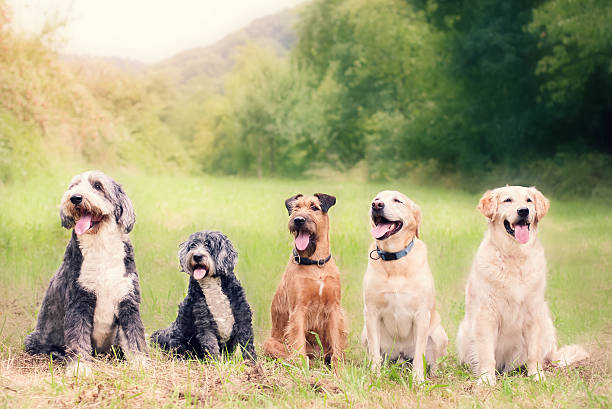
#> input picture 7-semestre/processamento-de-imagem-computacional/ac01/5-dogs.jpg, 612 x 409 px
$ jupyter execute --allow-errors ac1-proc-img.ipynb
#> lines starting #> are read from the running program, lines starting #| are printed output that depends on the picture
# AC1 orientações de execução

Colocar o nome de todos os integrantes no inicio do trabalho
Trabalho feito em grupo
Não é necessário que todos enviem o trabalho, apenas um dos integrantes é o suficiente

Elaborar um relatório em doc ou PDF

Escolher uma imagem com vários cães, mais que 5.

1- Localizar cada cão e gerar imagens menores, individuais de cada cão e apresentar cada uma delas.

2 - Na mesma imagem(original), localizar todos os cães e remover o resto da imagem, colocando o fundo na cor preta,
somente os cães deve ficar na imagem

Para os exercícios 1 e 2, podem utilizar formar geométricas simples( quadrados ou circulos, etc), para posicionar os cães.

3- Rotacionar a imagem com relação ao centro da imagem em 45 graus

4-Rotacionar a imagem com relação ao centro do cão localizado mais a direita e abaixo, em -30 graus

5- Reduzir a imagem do maior cão pela metade

6-Apliar a imagem do menos cão em 2 vezes

7-Fazer um flip de   -1,  0 e 1 com a imagem individual do maior e menor cão

[cell 1]
import cv2

img = cv2.imread("5-dogs.jpg")
#> img is the input picture: shape (409, 612, 3); mean B, G, R 126.7, 167.2, 172.6

print('Largura em pixels: ', end='')
print(img.shape[1]) #largura da imagem
#| 612
print('Altura em pixels: ', end='')
print(img.shape[0]) #altura da imagem
#| 409
print('Qtde de canais: ', end='')
print(img.shape[2])
#| 3
# Mostra a imagem com a função imshow
# cv2.imshow("Imagem dos dogs", img)
# cv2.waitKey(0) #espera pressionar qualquer tecla

[cell 2]
# 1- Localizar cada cão e gerar imagens menores, individuais de cada cão e apresentar cada uma delas.
img = cv2.imread("5-dogs.jpg")
img_individual_cao = img.copy()
img_cinza = cv2.cvtColor(img_individual_cao, cv2.COLOR_BGR2GRAY)
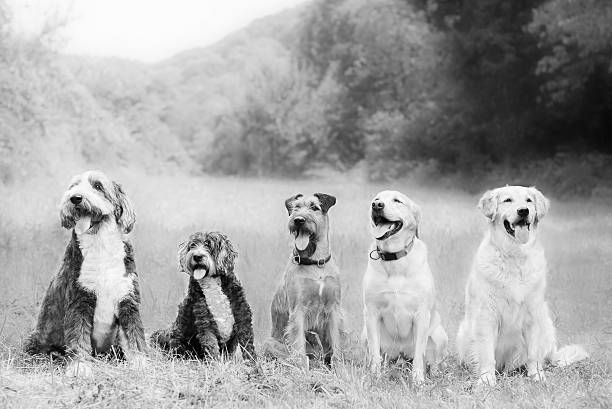
#> img_cinza: shape (409, 612); min 0, max 254, mean 164.2
# detectar_cao = cv2.CascadeClassifier(img_individual_cao)

[cell 3]
# 2 - Na mesma imagem(original), localizar todos os cães e remover o resto da imagem, colocando o fundo na cor preta, somente os cães deve ficar na imagem

#> (a cell that did not finish here is left out)

[cell 5]
# 6 - Apliar a imagem do menos cão em 2 vezes

[cell 6]
# 3- Rotacionar a imagem com relação ao centro da imagem em 45 graus
img = cv2.imread("5-dogs.jpg")
img_45_graus = img.copy()
(alt, lar) = img_45_graus.shape[:2]
#> alt = 409; lar = 612
centro = (lar // 2, alt // 2)
#> centro = (306, 204)
ANGULO_ROTACAO = cv2.getRotationMatrix2D(centro, 45, 1.0)
img_rotacionada = cv2.warpAffine(img_45_graus, ANGULO_ROTACAO, (lar, alt))
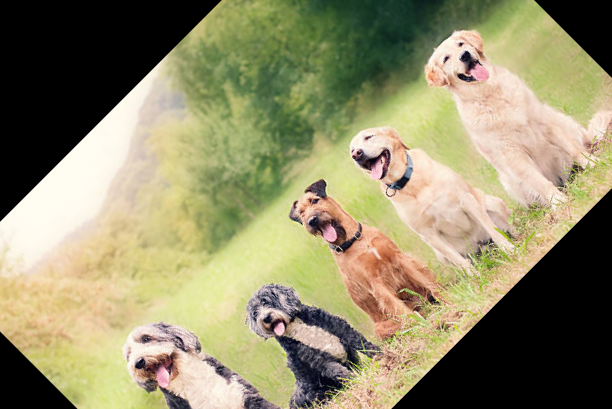
#> img_rotacionada: shape (409, 612, 3); mean B, G, R 105.7, 139.6, 145.2
cv2.imshow("Imagem rotacionada em 45 graus", img_rotacionada)
cv2.waitKey(0)

[cell 7]
# 4-Rotacionar a imagem com relação ao centro do cão localizado mais a direita e abaixo, em -30 graus

img = cv2.imread("5-dogs.jpg")
img_45_graus = img.copy()
(alt, lar) = img_45_graus.shape[:2]
centro = (lar // 2, alt // 2)
ANGULO_ROTACAO = cv2.getRotationMatrix2D(centro, -30, 1.0)
img_rotacionada = cv2.warpAffine(img_45_graus, ANGULO_ROTACAO, (lar, alt))
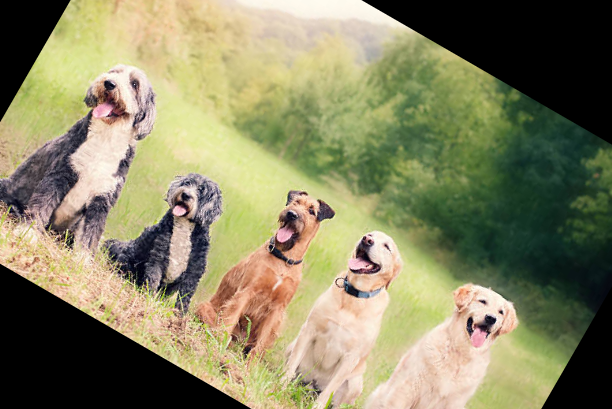
#> img_rotacionada: shape (409, 612, 3); mean B, G, R 98.5, 132.2, 135.3
cv2.imshow("Imagem rotacionada em -30 graus", img_rotacionada)
cv2.waitKey(0)
